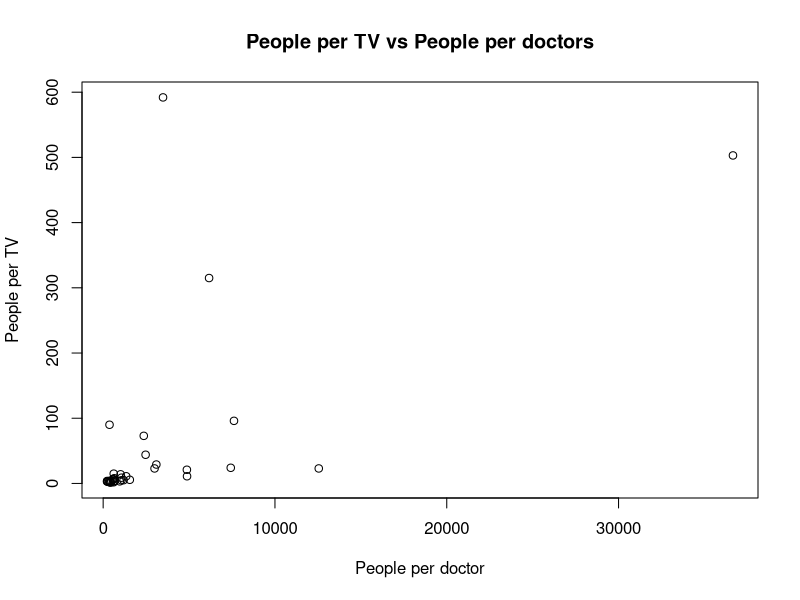
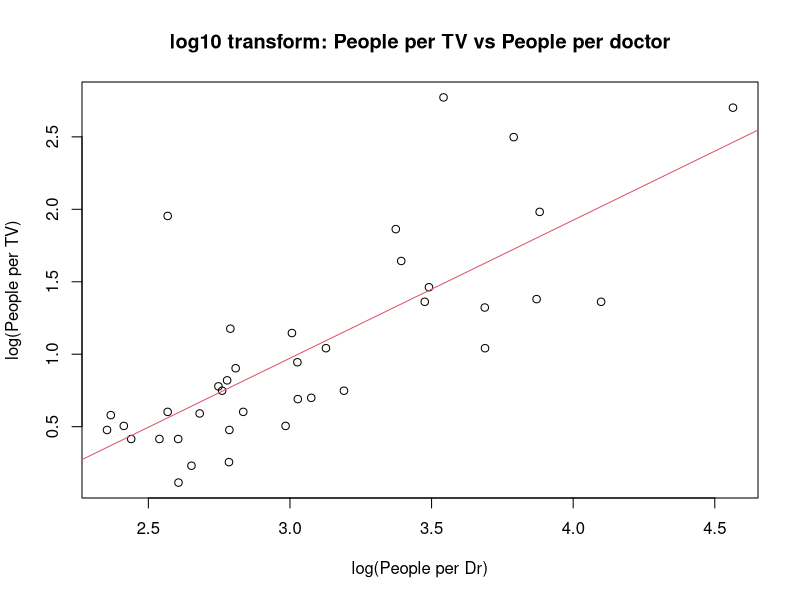
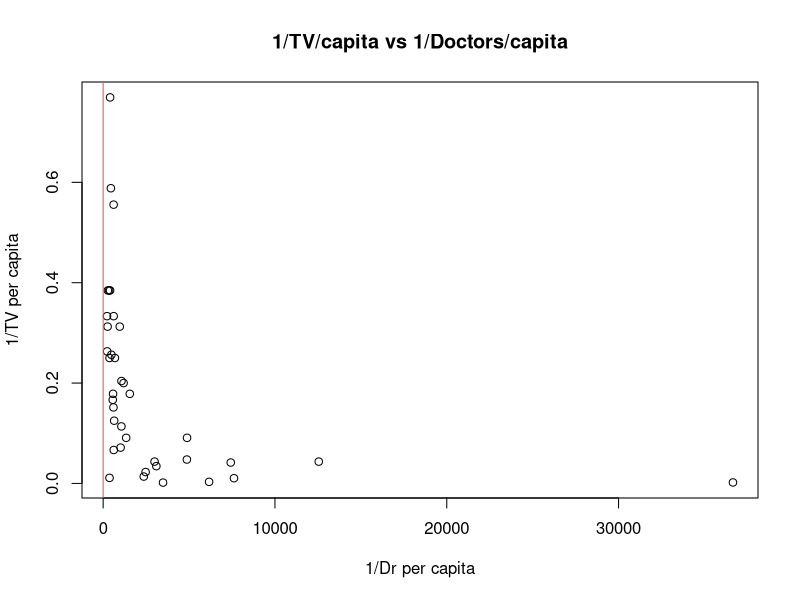
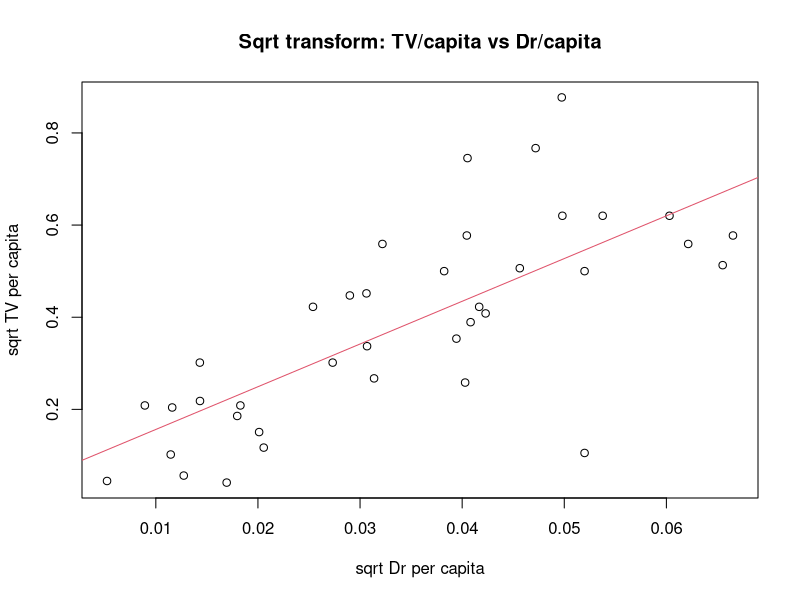

These figures' R source, in order:
setwd("~/RStudioProjects/MVE190/projects/mini1/")

TVdat <- read.table("TV.dat",sep = "\t")
plot(ppTV~ppDr,TVdat,xlab = "People per doctor",ylab = "People per TV")
title("People per TV vs People per doctors")

plot(log10(ppTV)~log10(ppDr),TVdat,xlab = "log(People per Dr)",ylab = "log(People per TV)")
title("log10 transform: People per TV vs People per doctor")

mm1 <- lm(ppTV~ppDr,data = TVdat)
mm2 <- lm(log10(ppTV)~log10(ppDr),data = TVdat)

#with(TVdat,plot(ppDr,ppTV))
abline(mm1, col=2)
#with(TVdat,plot(log10(ppDr),log10(ppTV)))
abline(mm2, col=2)

plot(1/ppTV~1/ppDr,TVdat,xlab = "1/Dr per capita", ylab = "1/TV per capita")
title("1/TV/capita vs 1/Doctors/capita")

mm3 <- lm(I(1/ppTV)~I(1/ppDr), data = TVdat)
abline(mm3, col=2)

# disregard missing values
#lines(sort(1/TVdat$ppDr[is.na(TVdat$ppTV)==F]),sort(mm3$fit), lwd=2, col=2)

plot(sqrt(1/ppTV)~sqrt(1/ppDr), TVdat, xlab = "sqrt Dr per capita", ylab = "sqrt TV per capita")
title("Sqrt transform: TV/capita vs Dr/capita")

mm4 <- lm(sqrt(1/ppTV)~sqrt(1/ppDr), data = TVdat)
abline(mm4, col=2)
